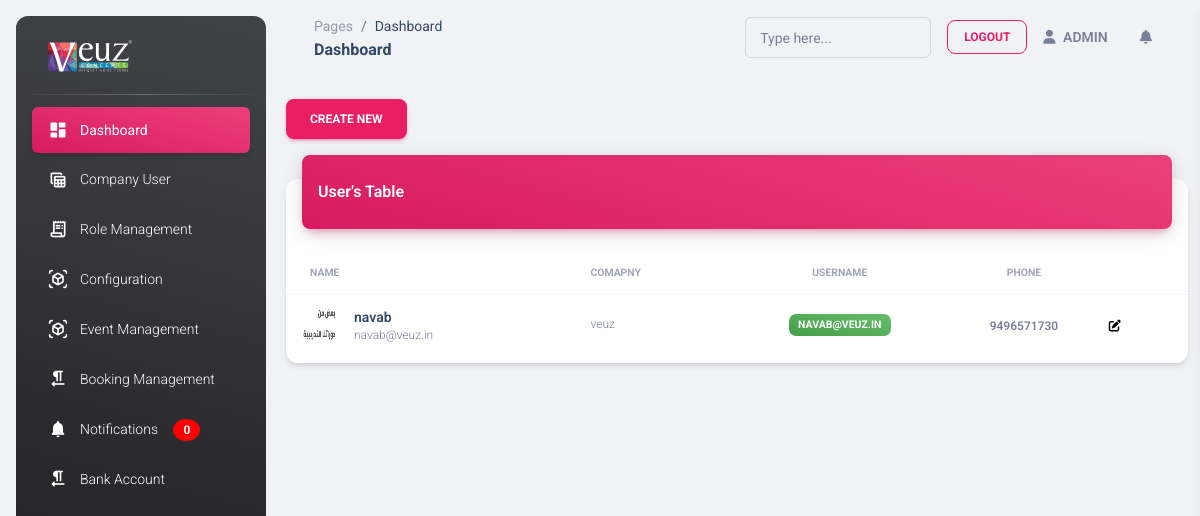
The app's page /company_user (signed in), older data.
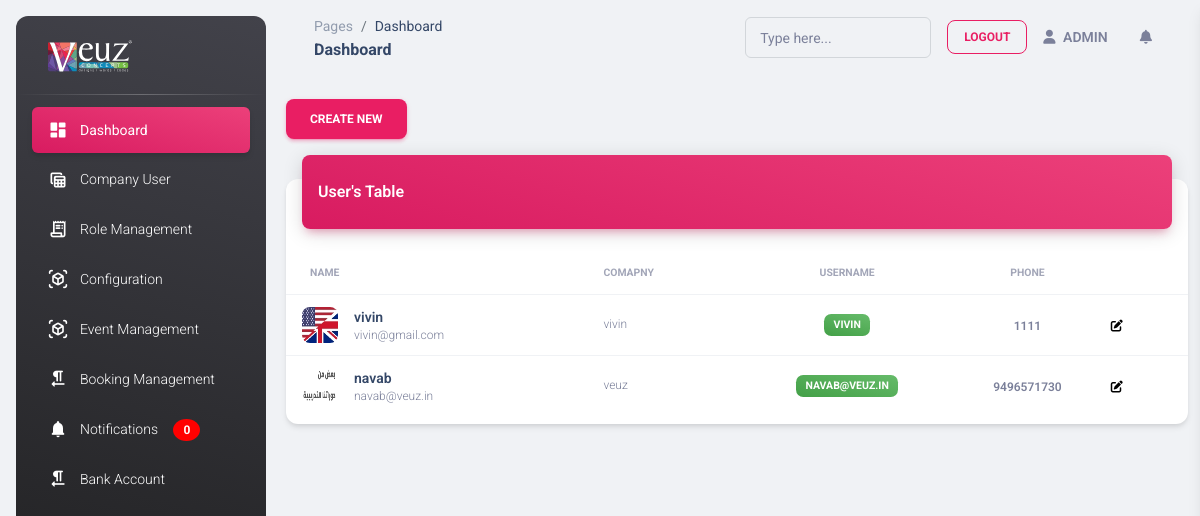
The same page, newer data.
### myapp/models.py (models this page shows)
class common(models.Model):  # COMM0N
    dt = models.DateField(auto_now=True)
    tm = models.TimeField(auto_now=True)
    updated = models.DateTimeField(default=timezone.now)
    status = models.CharField(max_length=255, null=True)
    created_by = models.ForeignKey(User,on_delete=models.CASCADE,related_name="%(app_label)s_%(class)s_ownership", null=True)
    class Meta:
        abstract = True

class company_User(common):
    auth_user = models.ForeignKey(User,on_delete=models.CASCADE,related_name="auth_user_login_id", null=True)
    company_name = models.CharField(max_length=25,null=True)
    company_id = models.ForeignKey(company_Master,related_name='company_user_company_master_id',null=True,on_delete=models.CASCADE)
    name = models.CharField(max_length=25,null=True)
    username = models.CharField(max_length=25,null=True)
    email = models.CharField(max_length=25,null=True)
    password_option = models.CharField(max_length=25,choices=password_type,null=True)
    phone = models.CharField(max_length=25,null=True)
    photo = models.FileField(upload_to='company_user_photo',null=True)
    user_type = models.CharField(max_length=25,choices=user_Type,default="company_admin")

### myapp/views.py (the view)
# urls.py: path('company_user',views.company_user,name='company_user'),
def company_user(request):
    auth_user = User.objects.get(id=request.user.id)
    if auth_user.is_superuser == True:
        data = company_User.objects.all().order_by('-id')
    else:
        user_data = company_User.objects.get(auth_user=request.user)
        data = company_User.objects.filter(company_id_id=user_data.company_id.id,user_type="company_staff")
    context = {
        'data':data
    }
    return render(request,'company_user.html',context)

### myapp/templatetags/nav.py (called while the page is built)
@register.filter(name='get_nav_name')
def get_nav_name(value,args):
    data = User.objects.get(id=value.id)
    return data.is_superuser

@register.filter(name='notification_count')
def notification_count(value,args):
    data = User.objects.get(id=value.id)
    if data.is_superuser == True:
        data = notification.objects.filter(read_status=False).count()
        return data
        pass
    return ''

### myapp/templates/company_user.html
{% extends 'base.html' %}
{% load static %}
{% block content %}
<a href="{% url 'create_company_user' %}">
    <button type="button" class="btn btn-primary" data-toggle="modal" data-target="#exampleModal">
        Create New
      </button>
</a>
<div class="row">
    <div class="col-12">
      <div class="card my-4">
        <div class="card-header p-0 position-relative mt-n4 mx-3 z-index-2">
          <div class="bg-gradient-primary shadow-primary border-radius-lg pt-4 pb-3">
            <h6 class="text-white text-capitalize ps-3">User's table</h6>
          </div>
        </div>
        <div class="card-body px-0 pb-2">
          <div class="table-responsive p-0">
            <table class="table align-items-center mb-0">
              <thead>
                <tr>
                  <th class="text-uppercase text-secondary text-xxs font-weight-bolder opacity-7">Name</th>
                  <th class="text-uppercase text-secondary text-xxs font-weight-bolder opacity-7 ps-2">Comapny</th>
                  <th class="text-center text-uppercase text-secondary text-xxs font-weight-bolder opacity-7">Username</th>
                  <th class="text-center text-uppercase text-secondary text-xxs font-weight-bolder opacity-7">Phone</th>
                  <th class="text-secondary opacity-7"></th>
                </tr>
              </thead>
              <tbody>
                {% for i in data %}
                <tr>
                  <td>
                    <div class="d-flex px-2 py-1">
                      <div>
                        <img src="../media/{{i.photo}}" class="avatar avatar-sm me-3 border-radius-lg" alt="user1">
                      </div>
                      <div class="d-flex flex-column justify-content-center">
                        <h6 class="mb-0 text-sm">{{i.name}}</h6>
                        <p class="text-xs text-secondary mb-0">{{i.email}}</p>
                      </div>
                    </div>
                  </td>
                  <td>
                    <p class="text-xs text-secondary mb-0">{{i.company_name}}</p>
                  </td>
                  <td class="align-middle text-center text-sm">
                    <span class="badge badge-sm bg-gradient-success">{{i.username}}</span>
                  </td>
                  <td class="align-middle text-center">
                    <span class="text-secondary text-xs font-weight-bold">{{i.phone}}</span>
                  </td>
                  <td class="align-middle">
                    <a href="{% url 'edit_user' pk=i.id %}" class="text-secondary font-weight-bold text-xs" data-toggle="tooltip" data-original-title="Edit user">
                      <i style="color: black;" class="fas fa-edit"></i>
                    </a>
                  </td>
                </tr>
                {% endfor %}
              </tbody>
            </table>
          </div>
        </div>
      </div>
    </div>
  </div>
{% endblock %}

Row changes from the older to the newer data that the page shows:
added company_User: photo (picture), name "vivin", email "vivin@gmail.com", company_name "vivin", username "VIVIN", phone "1111"
